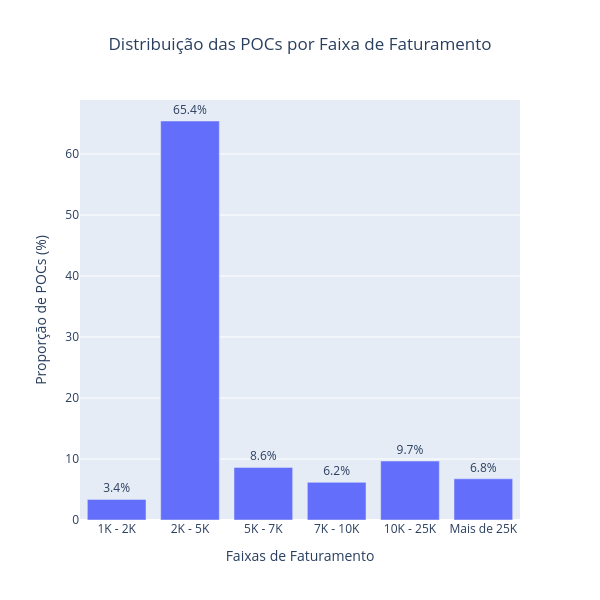

Notebook source saved alongside this figure:
### Code cell
import plotly.express as px

# Criar o gráfico de barras interativo
fig = px.bar(distribuicao_faturamento, x=distribuicao_faturamento.index, y=distribuicao_faturamento.values, 
             labels={'x': 'Faixas de Faturamento', 'y': 'Proporção de POCs (%)'},
             title='Distribuição das POCs por Faixa de Faturamento')

# Adicionar rótulos de percentual no topo das barras
fig.update_traces(texttemplate='%{y:.1f}%', textposition='outside')

# Configurar layout com largura menor
fig.update_layout(yaxis_title='Proporção de POCs (%)', xaxis_title='Faixas de Faturamento', 
                  title={'text': 'Distribuição das POCs por Faixa de Faturamento', 'x':0.5},
                  width=600, height=600)

# Exibir o gráfico
fig.show()

### Figure 1 — Plotly figure (JSON) as saved in the notebook; plotly's stock layout.template omitted (floating-point values rounded to 4 significant figures)
{"data": [{"hovertemplate": "Faixa_Faturamento=%{x}<br>Proporção de POCs (%)=%{y}<extra></extra>", "legendgroup": "", "marker": {"color": "#636efa", "pattern": {"shape": ""}}, "name": "", "orientation": "v", "showlegend": false, "textposition": "outside", "texttemplate": "%{y:.1f}%", "type": "bar", "x": ["1K - 2K", "2K - 5K", "5K - 7K", "7K - 10K", "10K - 25K", "Mais de 25K"], "xaxis": "x", "y": [3.378, 65.41, 8.625, 6.174, 9.66, 6.755], "yaxis": "y"}], "layout": {"barmode": "relative", "height": 600, "legend": {"tracegroupgap": 0}, "title": {"text": "Distribuição das POCs por Faixa de Faturamento", "x": 0.5}, "width": 600, "xaxis": {"anchor": "y", "domain": [0, 1], "title": {"text": "Faixas de Faturamento"}}, "yaxis": {"anchor": "x", "domain": [0, 1], "title": {"text": "Proporção de POCs (%)"}}}}
